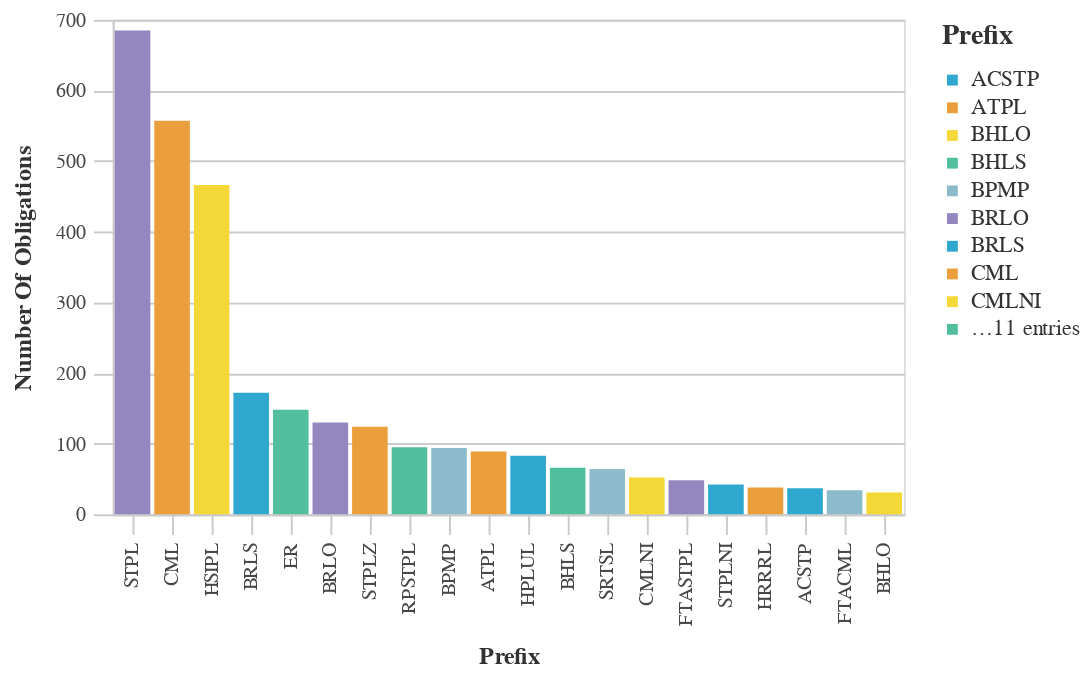

Source (notebook cell):
### Markdown cell above
## Most Used Prefix Codes

### Code cell
#Bar chart with the Most Used Prefix Counts
chart_df = (df_top>>filter(_.variable=='prefix')).rename(columns={"value":"Prefix",
                                 "count":"Number of Obligations"})
chart9= (_dla_utils_reports.basic_bar_chart_no_save(chart_df, 'Prefix', 'Number of Obligations', 'Prefix', district))
    

display(chart9)

### Figure 1 — Vega-Lite specification as saved in the notebook (floating-point values rounded to 4 significant figures)
{"config": {"view": {"continuousWidth": 400, "continuousHeight": 300}, "axis": {"domainColor": "#cbcbcb", "grid": true, "gridColor": "#cbcbcb", "gridWidth": 1, "labelColor": "#474747", "labelFont": "Nunito Sans", "labelFontSize": 10, "labelPadding": 4, "tickColor": "#cbcbcb", "tickSize": 10, "titleColor": "#333", "titleFont": "Raleway", "titleFontSize": 12, "titlePadding": 10}, "axisBand": {"grid": false}, "background": "white", "font": "Raleway", "header": {"labelFont": "Nunito Sans", "titleFont": "Raleway"}, "legend": {"labelColor": "#333", "labelFont": "Nunito Sans", "labelFontSize": 11, "labelLimit": 0, "padding": 1, "symbolSize": 30, "symbolType": "square", "titleColor": "#333", "titleFont": "Raleway", "titleFontSize": 14, "titlePadding": 10}, "title": {"anchor": "middle", "font": "Raleway", "fontSize": 18, "fontWeight": 300, "offset": 20}}, "data": {"name": "data-1e184ce015ae8673093cd51d69b46664"}, "mark": "bar", "encoding": {"color": {"field": "Prefix", "legend": {"symbolLimit": 10, "title": "Prefix"}, "scale": {"range": ["#2EA8CE", "#EB9F3C", "#F4D837", "#51BF9D", "#8CBCCB", "#9487C0"]}, "type": "nominal"}, "tooltip": [{"field": "Prefix", "type": "nominal"}, {"field": "Number of Obligations", "type": "quantitative"}], "x": {"field": "Prefix", "sort": "-y", "title": "Prefix", "type": "nominal"}, "y": {"field": "Number of Obligations", "title": "Number Of Obligations", "type": "quantitative"}}, "height": 250, "width": 400, "$schema": "https://vega.github.io/schema/vega-lite/v4.17.0.json", "datasets": {"data-1e184ce015ae8673093cd51d69b46664": [{"Prefix": "STPL", "Number of Obligations": 685, "variable": "prefix"}, {"Prefix": "CML", "Number of Obligations": 557, "variable": "prefix"}, {"Prefix": "HSIPL", "Number of Obligations": 466, "variable": "prefix"}, {"Prefix": "BRLS", "Number of Obligations": 172, "variable": "prefix"}, {"Prefix": "ER", "Number of Obligations": 148, "variable": "prefix"}, {"Prefix": "BRLO", "Number of Obligations": 130, "variable": "prefix"}, {"Prefix": "STPLZ", "Number of Obligations": 124, "variable": "prefix"}, {"Prefix": "RPSTPL", "Number of Obligations": 95, "variable": "prefix"}, {"Prefix": "BPMP", "Number of Obligations": 94, "variable": "prefix"}, {"Prefix": "ATPL", "Number of Obligations": 89, "variable": "prefix"}, {"Prefix": "HPLUL", "Number of Obligations": 83, "variable": "prefix"}, {"Prefix": "BHLS", "Number of Obligations": 66, "variable": "prefix"}, {"Prefix": "SRTSL", "Number of Obligations": 64, "variable": "prefix"}, {"Prefix": "CMLNI", "Number of Obligations": 52, "variable": "prefix"}, {"Prefix": "FTASTPL", "Number of Obligations": 48, "variable": "prefix"}, {"Prefix": "STPLNI", "Number of Obligations": 42, "variable": "prefix"}, {"Prefix": "HRRRL", "Number of Obligations": 38, "variable": "prefix"}, {"Prefix": "ACSTP", "Number of Obligations": 37, "variable": "prefix"}, {"Prefix": "FTACML", "Number of Obligations": 34, "variable": "prefix"}, {"Prefix": "BHLO", "Number of Obligations": 31, "variable": "prefix"}]}}
